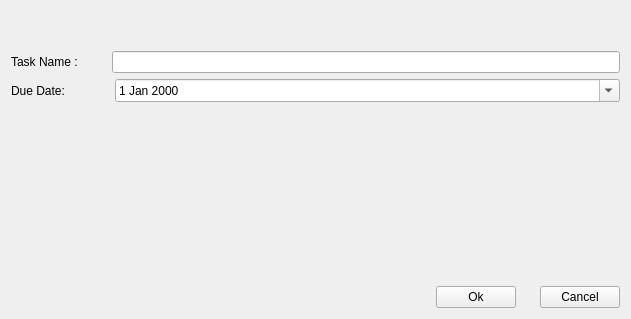
<?xml version="1.0" encoding="UTF-8"?>
<ui version="4.0">
 <class>TaskDialog</class>
 <widget class="QWidget" name="TaskDialog">
  <property name="windowModality">
   <enum>Qt::WindowModality::WindowModal</enum>
  </property>
  <property name="geometry">
   <rect>
    <x>0</x>
    <y>0</y>
    <width>631</width>
    <height>319</height>
   </rect>
  </property>
  <property name="windowTitle">
   <string>Add Task</string>
  </property>
  <layout class="QVBoxLayout" name="verticalLayout_2">
   <item>
    <spacer name="verticalSpacer_2">
     <property name="orientation">
      <enum>Qt::Orientation::Vertical</enum>
     </property>
     <property name="sizeType">
      <enum>QSizePolicy::Policy::Minimum</enum>
     </property>
     <property name="sizeHint" stdset="0">
      <size>
       <width>20</width>
       <height>40</height>
      </size>
     </property>
    </spacer>
   </item>
   <item>
    <layout class="QVBoxLayout" name="verticalLayout">
     <item>
      <layout class="QHBoxLayout" name="horizontalLayout_2">
       <item>
        <widget class="QLabel" name="label">
         <property name="text">
          <string>Task Name : </string>
         </property>
        </widget>
       </item>
       <item>
        <spacer name="horizontalSpacer_2">
         <property name="orientation">
          <enum>Qt::Orientation::Horizontal</enum>
         </property>
         <property name="sizeType">
          <enum>QSizePolicy::Policy::Minimum</enum>
         </property>
         <property name="sizeHint" stdset="0">
          <size>
           <width>25</width>
           <height>20</height>
          </size>
         </property>
        </spacer>
       </item>
       <item>
        <widget class="QLineEdit" name="task_name_line"/>
       </item>
      </layout>
     </item>
     <item>
      <layout class="QHBoxLayout" name="horizontalLayout">
       <item>
        <widget class="QLabel" name="label_2">
         <property name="sizePolicy">
          <sizepolicy hsizetype="Fixed" vsizetype="Preferred">
           <horstretch>0</horstretch>
           <verstretch>0</verstretch>
          </sizepolicy>
         </property>
         <property name="text">
          <string>Due Date: </string>
         </property>
        </widget>
       </item>
       <item>
        <spacer name="horizontalSpacer">
         <property name="orientation">
          <enum>Qt::Orientation::Horizontal</enum>
         </property>
         <property name="sizeType">
          <enum>QSizePolicy::Policy::Minimum</enum>
         </property>
         <property name="sizeHint" stdset="0">
          <size>
           <width>40</width>
           <height>20</height>
          </size>
         </property>
        </spacer>
       </item>
       <item>
        <widget class="QDateEdit" name="task_date_line">
         <property name="sizePolicy">
          <sizepolicy hsizetype="MinimumExpanding" vsizetype="Fixed">
           <horstretch>0</horstretch>
           <verstretch>0</verstretch>
          </sizepolicy>
         </property>
         <property name="calendarPopup">
          <bool>true</bool>
         </property>
        </widget>
       </item>
      </layout>
     </item>
     <item>
      <spacer name="verticalSpacer">
       <property name="orientation">
        <enum>Qt::Orientation::Vertical</enum>
       </property>
       <property name="sizeType">
        <enum>QSizePolicy::Policy::MinimumExpanding</enum>
       </property>
       <property name="sizeHint" stdset="0">
        <size>
         <width>20</width>
         <height>40</height>
        </size>
       </property>
      </spacer>
     </item>
     <item>
      <layout class="QHBoxLayout" name="horizontalLayout_4">
       <item>
        <spacer name="horizontalSpacer_4">
         <property name="orientation">
          <enum>Qt::Orientation::Horizontal</enum>
         </property>
         <property name="sizeHint" stdset="0">
          <size>
           <width>40</width>
           <height>20</height>
          </size>
         </property>
        </spacer>
       </item>
       <item>
        <layout class="QHBoxLayout" name="horizontalLayout_3">
         <item>
          <widget class="QPushButton" name="ok_button">
           <property name="text">
            <string>Ok</string>
           </property>
          </widget>
         </item>
         <item>
          <spacer name="horizontalSpacer_3">
           <property name="orientation">
            <enum>Qt::Orientation::Horizontal</enum>
           </property>
           <property name="sizeType">
            <enum>QSizePolicy::Policy::Fixed</enum>
           </property>
           <property name="sizeHint" stdset="0">
            <size>
             <width>18</width>
             <height>20</height>
            </size>
           </property>
          </spacer>
         </item>
         <item>
          <widget class="QPushButton" name="cancel_button">
           <property name="text">
            <string>Cancel</string>
           </property>
          </widget>
         </item>
        </layout>
       </item>
      </layout>
     </item>
    </layout>
   </item>
  </layout>
 </widget>
 <resources/>
 <connections/>
</ui>
